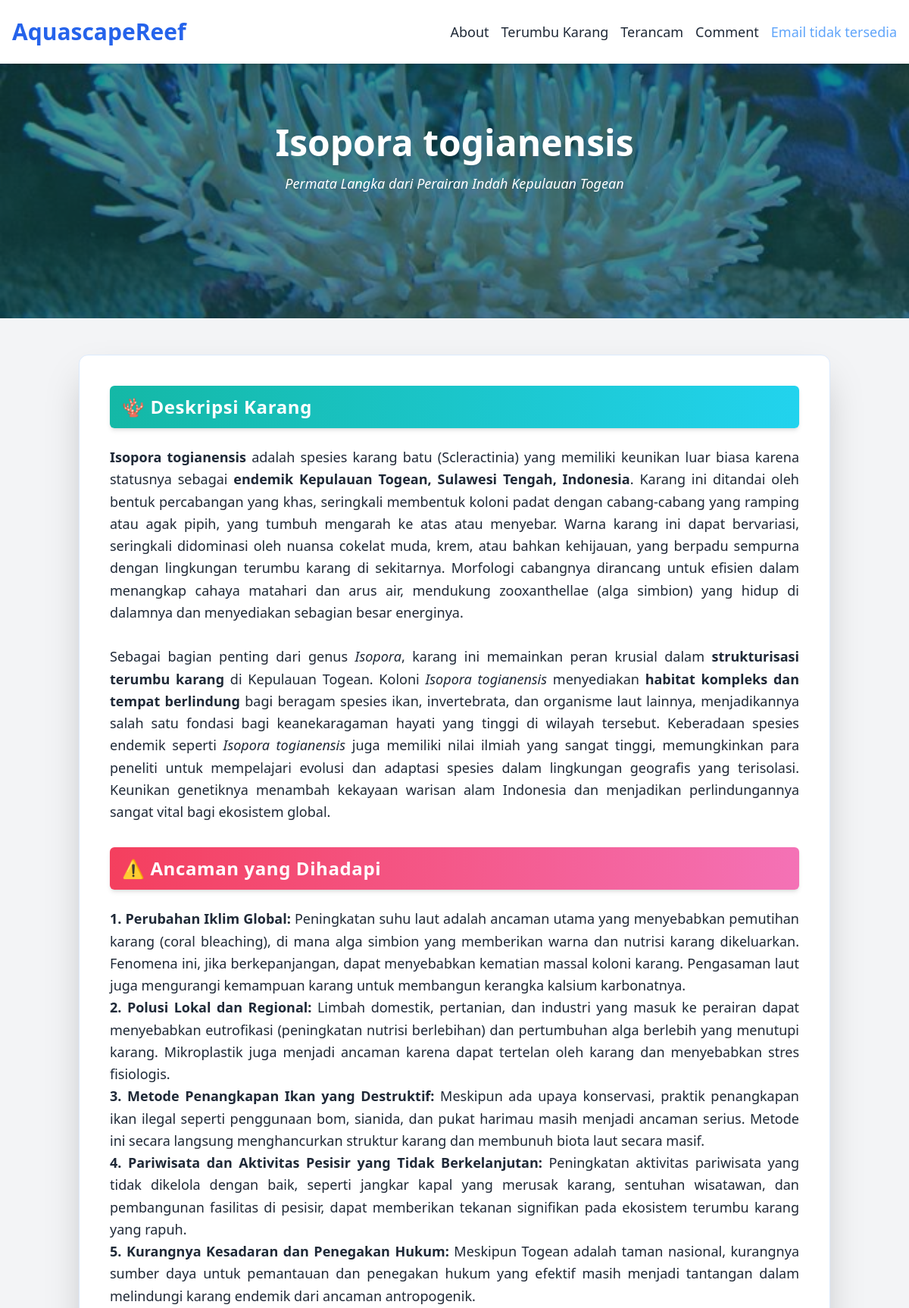
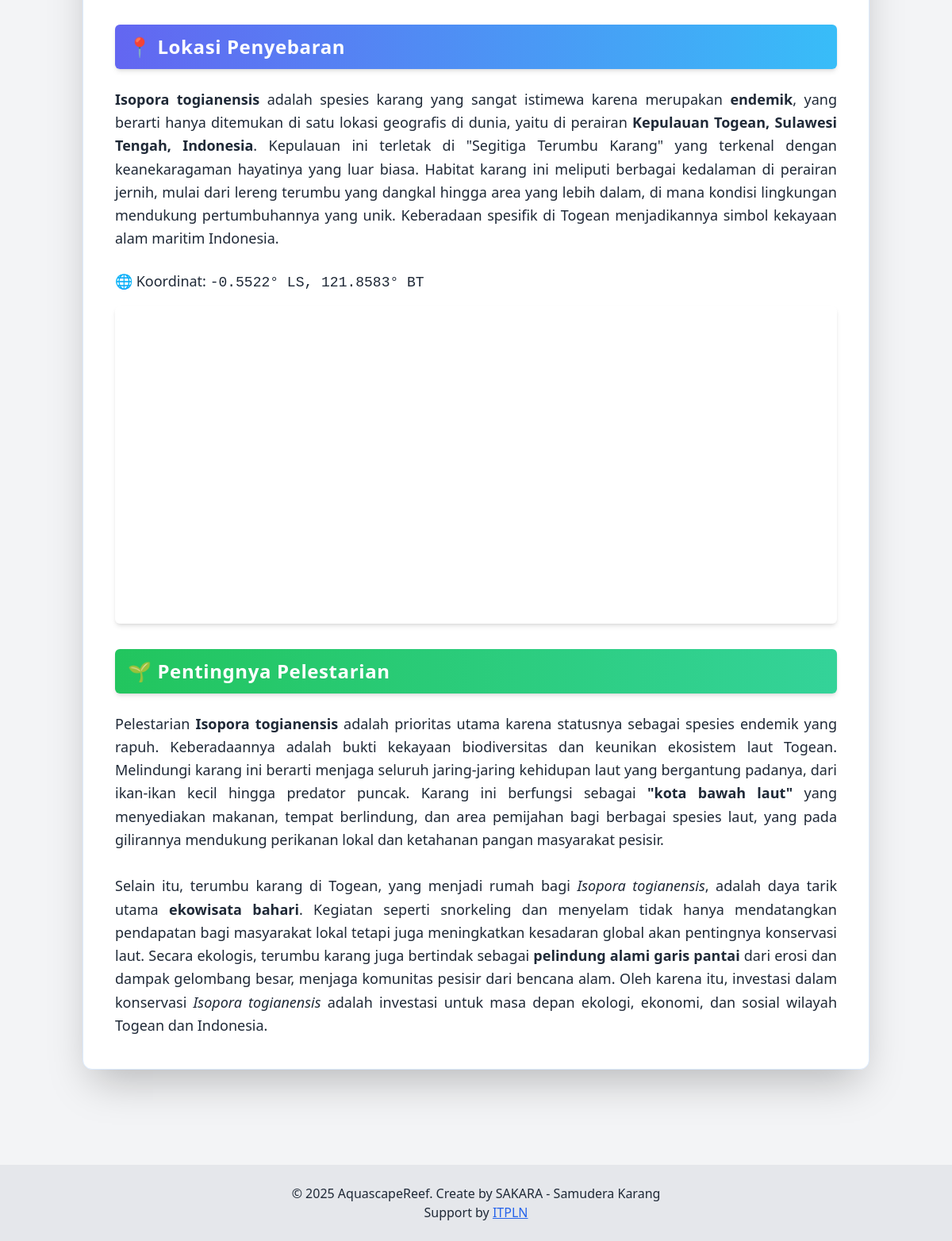
Screenshot of /detail_terumbu.php?link_coral=Isopora (signed in) with the database file from the repository (2 pictures, top to bottom).
### tables this page shows
CREATE TABLE `corals` (
  `id` int(11) NOT NULL AUTO_INCREMENT,
  `name` varchar(50) NOT NULL,
  `tagline` varchar(100) DEFAULT NULL,
  `img` varchar(100) DEFAULT NULL,
  `link` varchar(100) DEFAULT NULL,
  `desc_small` text DEFAULT NULL,
  `desc_html` text DEFAULT NULL,
  `ancaman_html` text DEFAULT NULL,
  `lokasi_html` text DEFAULT NULL,
  `lokasi_coordinate_txt` varchar(50) DEFAULT NULL,
  `lokasi_iframe_url` varchar(100) DEFAULT NULL,
  `pelestarian_html` text DEFAULT NULL,
  PRIMARY KEY (`id`)
);

### _data_corals.php (called while the page is built, shortened)
<?php
include '_util_koneksi.php';
$nama_coral = $_GET['link_coral'] ?? '';
$id = $_GET['cid'] ?? -1;
$corals = [];
if ($nama_coral == '' && $id < 0) {
  $stmt = $conn->prepare("SELECT * FROM corals");
  $stmt->execute();
  $result = $stmt->get_result();
  while ($row = $result->fetch_assoc()) {
    $corals[] = $row;
  }
} else {
  $stmt = $conn->prepare("SELECT * FROM corals WHERE link = ?");
  $stmt->bind_param("s", $nama_coral);
  $stmt->execute();
  $result = $stmt->get_result();
  while ($row = $result->fetch_assoc()) {
    $corals[] = $row;
  }
}

### detail_terumbu.php (the view, shortened to what this page needs)
<?php
include "_data_corals.php";
$coral = $corals[0];
?>
<!DOCTYPE html>
<html lang="id">
<head>
  <?php include '_layout_headscript.php' ?>
</head>
<body id="top" class="bg-gray-100 text-gray-800 font-sans">
  <?php include '_layout_navbar.php' ?>
  <div class="absolute top-0 left-0 w-full h-full -z-10 overflow-hidden">
  </div>
  <header class="relative w-full h-[420px] bg-cover bg-center text-white flex items-center justify-center"
    style="background-image: url('karang.jpg');">
    <div class="absolute inset-0 bg-teal-900/60"></div>
    <div class="relative z-10 text-center px-4">
      <h1 class="text-4xl md:text-5xl font-bold drop-shadow-lg"><?= $coral['name'] ?></h1>
      <p class="mt-4 text-lg italic drop-shadow-sm"><?= $coral['tagline'] ?? "" ?></p>
    </div>
  </header>
  <main class="pt-12 pb-20 px-4 max-w-5xl mx-auto">
    <div class="bg-white p-6 md:p-10 shadow-2xl rounded-xl border border-blue-100">
      <div class="mb-6 rounded-md bg-gradient-to-r from-teal-500 to-cyan-400 px-4 py-3 shadow-md">
        <h2 class="text-white text-2xl font-bold tracking-wide">🪸 Deskripsi Karang</h2>
      </div>
      <div class="text-lg leading-relaxed text-justify mb-8">
        <?= $coral['desc_html'] ?>
</div>
      <div class="mb-6 rounded-md bg-gradient-to-r from-rose-500 to-pink-400 px-4 py-3 shadow-md">
        <h2 class="text-white text-2xl font-bold tracking-wide">⚠️ Ancaman yang Dihadapi</h2>
      </div>
      <div class="text-lg leading-relaxed text-justify mb-8">
        <?= $coral['ancaman_html'] ?>
      </div>
      <div class="mb-6 rounded-md bg-gradient-to-r from-indigo-500 to-sky-400 px-4 py-3 shadow-md">
        <h2 class="text-white text-2xl font-bold tracking-wide">📍 Lokasi Penyebaran</h2>
      </div>
      <div class="text-lg leading-relaxed text-justify mb-6">
        <?= $coral['lokasi_html'] ?>
      </div>
      <p class="text-lg mb-4">
        🌐 Koordinat: <code><?= $coral['lokasi_coordinate_txt'] ?></code>
      </p>
      <div class="mb-8">
        <iframe
          src="<?= $coral['lokasi_iframe_url'] ?>"
          width="100%"
          height="400"
          style="border:0;"
          allowfullscreen=""
          loading="lazy"
          class="rounded-md shadow-md">
        </iframe>
      </div>
      <div class="mb-6 rounded-md bg-gradient-to-r from-green-500 to-emerald-400 px-4 py-3 shadow-md">
        <h2 class="text-white text-2xl font-bold tracking-wide">🌱 Pentingnya Pelestarian</h2>
      </div>
      <div class="text-lg leading-relaxed text-justify">
        <?= $coral['pelestarian_html'] ?>
      </div>
    </div>
  </main>
  <?php include "_layout_footer.php" ?>
</body>
</html>

### rows the page displays
corals: name "Isopora togianensis", tagline "Permata Langka dari Perairan Indah Kepulauan Togean", desc_html "Isopora togianensis adalah spesies karang batu (Scleractinia) yang memiliki keunikan luar biasa karena statusnya sebagai endemik Kepulauan Togean, Sulawesi Tengah, Indonesia . Karang ini ditandai oleh bentuk percabangan yang khas, seringkali membentuk koloni padat dengan cabang-cabang yang ramping atau agak pipih, yang tumbuh mengarah ke atas atau menyebar. Warna karang ini dapat bervariasi, seringkali didominasi oleh nuansa cokelat muda, krem, atau bahkan kehijauan, yang berpadu sempurna dengan lingkungan terumbu karang di sekitarnya. Morfologi cabangnya dirancang untuk efisien dalam menangkap cahaya matahari dan arus air, mendukung zooxanthellae (alga simbion) yang hidup di dalamnya dan…", ancaman_html "1. Perubahan Iklim Global: Peningkatan suhu laut adalah ancaman utama yang menyebabkan pemutihan karang (coral bleaching), di mana alga simbion yang memberikan warna dan nutrisi karang dikeluarkan. Fenomena ini, jika berkepanjangan, dapat menyebabkan kematian massal koloni karang. Pengasaman laut juga mengurangi kemampuan karang untuk membangun kerangka kalsium karbonatnya. 2. Polusi Lokal dan Regional: Limbah domestik, pertanian, dan industri yang masuk ke perairan dapat menyebabkan eutrofikasi (peningkatan nutrisi berlebihan) dan pertumbuhan alga berlebih yang menutupi karang. Mikroplastik juga menjadi ancaman karena dapat tertelan oleh karang dan menyebabkan stres fisiologis. 3. Metode…", lokasi_html "Isopora togianensis adalah spesies karang yang sangat istimewa karena merupakan endemik , yang berarti hanya ditemukan di satu lokasi geografis di dunia, yaitu di perairan Kepulauan Togean, Sulawesi Tengah, Indonesia . Kepulauan ini terletak di \"Segitiga Terumbu Karang\" yang terkenal dengan keanekaragaman hayatinya yang luar biasa. Habitat karang ini meliputi berbagai kedalaman di perairan jernih, mulai dari lereng terumbu yang dangkal hingga area yang lebih dalam, di mana kondisi lingkungan mendukung pertumbuhannya yang unik. Keberadaan spesifik di Togean menjadikannya simbol kekayaan alam maritim Indonesia.", lokasi_coordinate_txt "-0.5522° LS, 121.8583° BT", pelestarian_html "Pelestarian Isopora togianensis adalah prioritas utama karena statusnya sebagai spesies endemik yang rapuh. Keberadaannya adalah bukti kekayaan biodiversitas dan keunikan ekosistem laut Togean. Melindungi karang ini berarti menjaga seluruh jaring-jaring kehidupan laut yang bergantung padanya, dari ikan-ikan kecil hingga predator puncak. Karang ini berfungsi sebagai \"kota bawah laut\" yang menyediakan makanan, tempat berlindung, dan area pemijahan bagi berbagai spesies laut, yang pada gilirannya mendukung perikanan lokal dan ketahanan pangan masyarakat pesisir. Selain itu, terumbu karang di Togean, yang menjadi rumah bagi Isopora togianensis , adalah daya tarik utama ekowisata bahari .…"

### other values shown
$_SESSION['user']['name'] "Email tidak tersedia"
